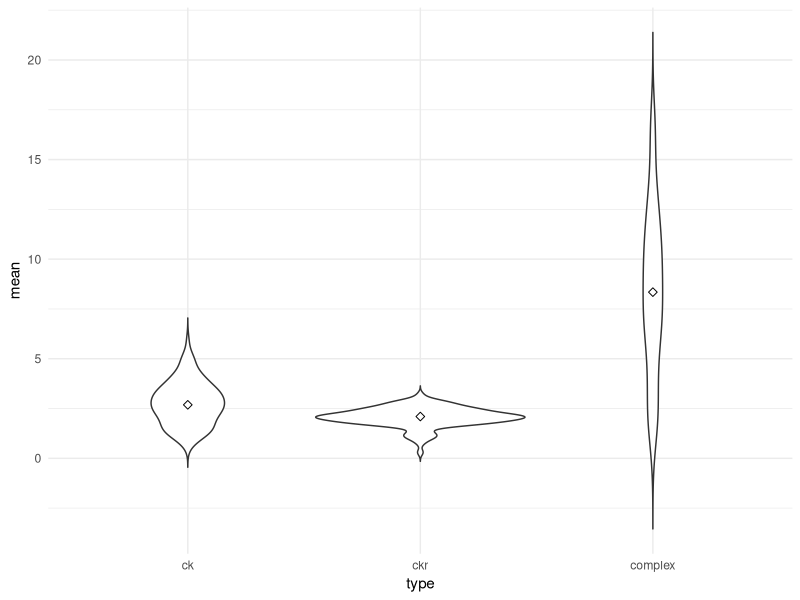
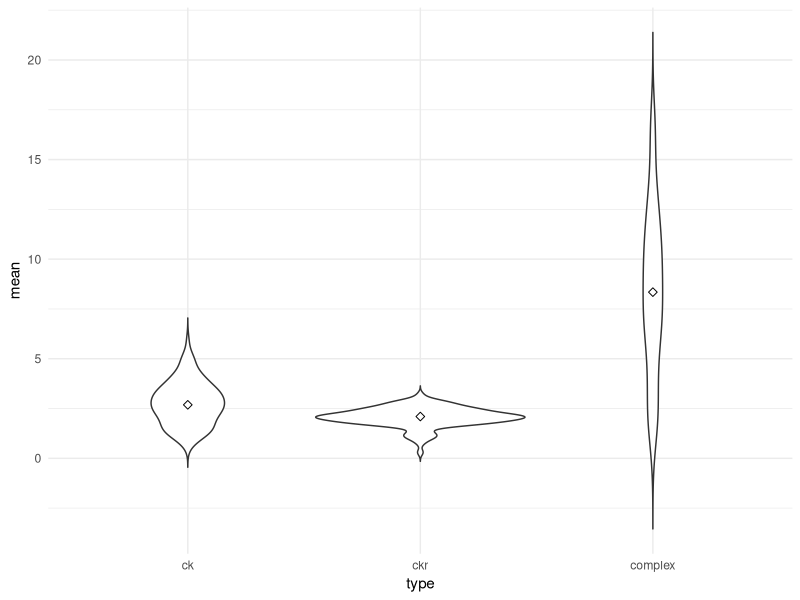

Reproduce these figures in R, in order.
# packages, working directory
setwd("~/Desktop/Volkman_Lab/BABU_VOLKMAN/CHEMOKINE_PRJ/Data/chemokine_gpcr_ms/")
library(tidyverse)

################################################################################

a <- read_csv("10_structure_pairwise/output/pairwise_chemokine_rmsd.csv")
b <- read_csv("10_structure_pairwise/output/pairwise_receptor_rmsd.csv")
ab <- read_csv("10_structure_pairwise/output/pairwise_complex_rmsd.csv")

a <- a %>% group_by(file1, file2) %>% 
  mutate(mean = mean(RMSD), sd = sd(RMSD)) %>% ungroup() %>% 
  select(-gnccn, -RMSD) %>% unique()
a$type <- c("ck")

b <- b %>% group_by(file1, file2) %>% 
  mutate(mean = mean(RMSD), sd = sd(RMSD)) %>% ungroup() %>% 
  select(-gnccn, -RMSD) %>% unique()
b$type <- c("ckr")

ab <- ab %>% group_by(file1, file2) %>% 
  mutate(mean = mean(RMSD), sd = sd(RMSD)) %>% ungroup() %>% 
  select(-gnccn, -RMSD) %>% unique() # %>% 
  # filter(file1 != "7sk3") %>% 
  # filter(file2 != "7sk3")
ab$type <- c("complex")

data <- rbind(a, b, ab)

data %>%
   # filter(file1 != "7sk3") %>% 
   # filter(file2 != "7sk3") %>%
  ggplot(aes(type, mean)) +
  geom_violin(trim = FALSE) +
  stat_summary(fun.y=median, geom="point", shape=23, size=2) +
  theme_minimal()

ggsave(filename = "rmsd_mean_violin.pdf", 
       plot = last_plot(), path = "F2/output/",
       width = 4,
       height = 5)
